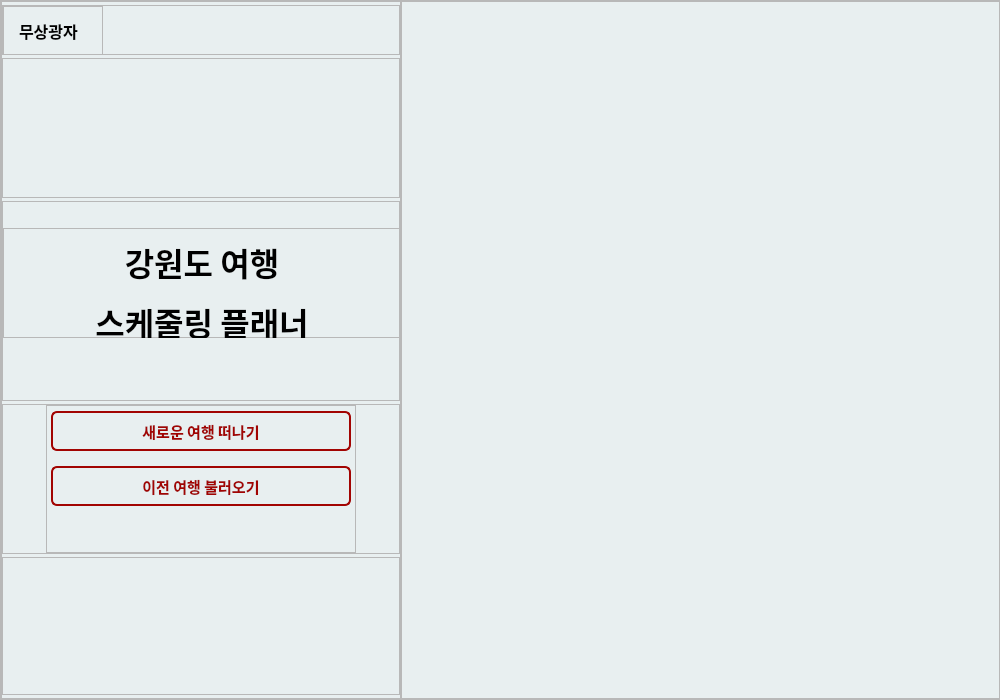
<?xml version="1.0" encoding="UTF-8"?>
<ui version="4.0">
 <class>start_page</class>
 <widget class="QWidget" name="start_page">
  <property name="geometry">
   <rect>
    <x>0</x>
    <y>0</y>
    <width>1000</width>
    <height>700</height>
   </rect>
  </property>
  <property name="minimumSize">
   <size>
    <width>1000</width>
    <height>700</height>
   </size>
  </property>
  <property name="maximumSize">
   <size>
    <width>1000</width>
    <height>700</height>
   </size>
  </property>
  <property name="windowTitle">
   <string>Form</string>
  </property>
  <property name="styleSheet">
   <string notr="true">#start_page {background-color: #e8eff0;}
#btn_new_trip{
border-radius: 6px;
border: 2px solid #a20402;
color: #a20402;
}
#btn_prev_trip{
border-radius: 6px;
border: 2px solid #a20402;
color: #a20402;
}
</string>
  </property>
  <layout class="QVBoxLayout" name="verticalLayout">
   <property name="spacing">
    <number>0</number>
   </property>
   <property name="leftMargin">
    <number>0</number>
   </property>
   <property name="topMargin">
    <number>0</number>
   </property>
   <property name="rightMargin">
    <number>0</number>
   </property>
   <property name="bottomMargin">
    <number>0</number>
   </property>
   <item>
    <widget class="QFrame" name="full_frame">
     <property name="frameShape">
      <enum>QFrame::StyledPanel</enum>
     </property>
     <property name="frameShadow">
      <enum>QFrame::Raised</enum>
     </property>
     <layout class="QHBoxLayout" name="horizontalLayout">
      <property name="spacing">
       <number>0</number>
      </property>
      <property name="leftMargin">
       <number>0</number>
      </property>
      <property name="topMargin">
       <number>0</number>
      </property>
      <property name="rightMargin">
       <number>0</number>
      </property>
      <property name="bottomMargin">
       <number>0</number>
      </property>
      <item>
       <widget class="QFrame" name="left_frame">
        <property name="minimumSize">
         <size>
          <width>400</width>
          <height>0</height>
         </size>
        </property>
        <property name="maximumSize">
         <size>
          <width>400</width>
          <height>16777215</height>
         </size>
        </property>
        <property name="frameShape">
         <enum>QFrame::StyledPanel</enum>
        </property>
        <property name="frameShadow">
         <enum>QFrame::Raised</enum>
        </property>
        <layout class="QVBoxLayout" name="verticalLayout_2">
         <property name="spacing">
          <number>0</number>
         </property>
         <property name="leftMargin">
          <number>0</number>
         </property>
         <property name="topMargin">
          <number>0</number>
         </property>
         <property name="rightMargin">
          <number>0</number>
         </property>
         <property name="bottomMargin">
          <number>0</number>
         </property>
         <item>
          <widget class="QFrame" name="logo_frame_1">
           <property name="minimumSize">
            <size>
             <width>0</width>
             <height>50</height>
            </size>
           </property>
           <property name="maximumSize">
            <size>
             <width>16777215</width>
             <height>50</height>
            </size>
           </property>
           <property name="frameShape">
            <enum>QFrame::StyledPanel</enum>
           </property>
           <property name="frameShadow">
            <enum>QFrame::Raised</enum>
           </property>
           <layout class="QHBoxLayout" name="horizontalLayout_3">
            <property name="spacing">
             <number>0</number>
            </property>
            <property name="leftMargin">
             <number>0</number>
            </property>
            <property name="topMargin">
             <number>0</number>
            </property>
            <property name="rightMargin">
             <number>0</number>
            </property>
            <property name="bottomMargin">
             <number>0</number>
            </property>
            <item>
             <widget class="QFrame" name="logo_frame_2">
              <property name="minimumSize">
               <size>
                <width>100</width>
                <height>50</height>
               </size>
              </property>
              <property name="maximumSize">
               <size>
                <width>100</width>
                <height>50</height>
               </size>
              </property>
              <property name="frameShape">
               <enum>QFrame::StyledPanel</enum>
              </property>
              <property name="frameShadow">
               <enum>QFrame::Raised</enum>
              </property>
              <layout class="QHBoxLayout" name="horizontalLayout_5">
               <property name="spacing">
                <number>0</number>
               </property>
               <property name="leftMargin">
                <number>15</number>
               </property>
               <property name="topMargin">
                <number>0</number>
               </property>
               <property name="rightMargin">
                <number>0</number>
               </property>
               <property name="bottomMargin">
                <number>0</number>
               </property>
               <item>
                <widget class="QLabel" name="logo">
                 <property name="minimumSize">
                  <size>
                   <width>80</width>
                   <height>0</height>
                  </size>
                 </property>
                 <property name="font">
                  <font>
                   <family>G마켓 산스 TTF Bold</family>
                   <pointsize>12</pointsize>
                   <weight>75</weight>
                   <bold>true</bold>
                  </font>
                 </property>
                 <property name="text">
                  <string>무상광자</string>
                 </property>
                </widget>
               </item>
              </layout>
             </widget>
            </item>
            <item>
             <spacer name="horizontalSpacer">
              <property name="orientation">
               <enum>Qt::Horizontal</enum>
              </property>
              <property name="sizeHint" stdset="0">
               <size>
                <width>293</width>
                <height>20</height>
               </size>
              </property>
             </spacer>
            </item>
           </layout>
          </widget>
         </item>
         <item>
          <widget class="QFrame" name="frame_1">
           <property name="minimumSize">
            <size>
             <width>0</width>
             <height>140</height>
            </size>
           </property>
           <property name="maximumSize">
            <size>
             <width>16777215</width>
             <height>140</height>
            </size>
           </property>
           <property name="frameShape">
            <enum>QFrame::StyledPanel</enum>
           </property>
           <property name="frameShadow">
            <enum>QFrame::Raised</enum>
           </property>
          </widget>
         </item>
         <item>
          <widget class="QFrame" name="name_frame_1">
           <property name="minimumSize">
            <size>
             <width>0</width>
             <height>200</height>
            </size>
           </property>
           <property name="maximumSize">
            <size>
             <width>16777215</width>
             <height>200</height>
            </size>
           </property>
           <property name="frameShape">
            <enum>QFrame::StyledPanel</enum>
           </property>
           <property name="frameShadow">
            <enum>QFrame::Raised</enum>
           </property>
           <layout class="QVBoxLayout" name="verticalLayout_4">
            <property name="spacing">
             <number>0</number>
            </property>
            <property name="leftMargin">
             <number>0</number>
            </property>
            <property name="topMargin">
             <number>20</number>
            </property>
            <property name="rightMargin">
             <number>0</number>
            </property>
            <property name="bottomMargin">
             <number>55</number>
            </property>
            <item>
             <widget class="QFrame" name="name_frame_2">
              <property name="minimumSize">
               <size>
                <width>398</width>
                <height>110</height>
               </size>
              </property>
              <property name="maximumSize">
               <size>
                <width>398</width>
                <height>110</height>
               </size>
              </property>
              <property name="frameShape">
               <enum>QFrame::StyledPanel</enum>
              </property>
              <property name="frameShadow">
               <enum>QFrame::Raised</enum>
              </property>
              <layout class="QHBoxLayout" name="horizontalLayout_6">
               <item>
                <widget class="QLabel" name="gwd_planner_name">
                 <property name="minimumSize">
                  <size>
                   <width>290</width>
                   <height>100</height>
                  </size>
                 </property>
                 <property name="maximumSize">
                  <size>
                   <width>290</width>
                   <height>100</height>
                  </size>
                 </property>
                 <property name="font">
                  <font>
                   <family>G마켓 산스 TTF Bold</family>
                   <pointsize>24</pointsize>
                   <weight>75</weight>
                   <bold>true</bold>
                  </font>
                 </property>
                 <property name="text">
                  <string>&lt;html&gt;&lt;head/&gt;&lt;body&gt;&lt;p align=&quot;center&quot;&gt;강원도 여행&lt;/p&gt;&lt;p align=&quot;center&quot;&gt;스케줄링 플래너&lt;/p&gt;&lt;/body&gt;&lt;/html&gt;</string>
                 </property>
                </widget>
               </item>
              </layout>
             </widget>
            </item>
           </layout>
          </widget>
         </item>
         <item>
          <widget class="QFrame" name="start_btn_frame_1">
           <property name="minimumSize">
            <size>
             <width>0</width>
             <height>150</height>
            </size>
           </property>
           <property name="maximumSize">
            <size>
             <width>16777215</width>
             <height>150</height>
            </size>
           </property>
           <property name="frameShape">
            <enum>QFrame::StyledPanel</enum>
           </property>
           <property name="frameShadow">
            <enum>QFrame::Raised</enum>
           </property>
           <layout class="QHBoxLayout" name="horizontalLayout_4">
            <property name="spacing">
             <number>0</number>
            </property>
            <property name="leftMargin">
             <number>0</number>
            </property>
            <property name="topMargin">
             <number>0</number>
            </property>
            <property name="rightMargin">
             <number>0</number>
            </property>
            <property name="bottomMargin">
             <number>0</number>
            </property>
            <item>
             <spacer name="horizontalSpacer_2">
              <property name="orientation">
               <enum>Qt::Horizontal</enum>
              </property>
              <property name="sizeHint" stdset="0">
               <size>
                <width>45</width>
                <height>20</height>
               </size>
              </property>
             </spacer>
            </item>
            <item>
             <widget class="QFrame" name="start_btn_frame_2">
              <property name="minimumSize">
               <size>
                <width>310</width>
                <height>148</height>
               </size>
              </property>
              <property name="maximumSize">
               <size>
                <width>310</width>
                <height>148</height>
               </size>
              </property>
              <property name="frameShape">
               <enum>QFrame::StyledPanel</enum>
              </property>
              <property name="frameShadow">
               <enum>QFrame::Raised</enum>
              </property>
              <layout class="QVBoxLayout" name="verticalLayout_3">
               <property name="spacing">
                <number>10</number>
               </property>
               <property name="leftMargin">
                <number>4</number>
               </property>
               <property name="topMargin">
                <number>0</number>
               </property>
               <property name="rightMargin">
                <number>0</number>
               </property>
               <property name="bottomMargin">
                <number>40</number>
               </property>
               <item>
                <widget class="QPushButton" name="btn_new_trip">
                 <property name="minimumSize">
                  <size>
                   <width>300</width>
                   <height>40</height>
                  </size>
                 </property>
                 <property name="maximumSize">
                  <size>
                   <width>300</width>
                   <height>40</height>
                  </size>
                 </property>
                 <property name="font">
                  <font>
                   <family>G마켓 산스 TTF Bold</family>
                   <pointsize>11</pointsize>
                   <weight>75</weight>
                   <bold>true</bold>
                  </font>
                 </property>
                 <property name="text">
                  <string>새로운 여행 떠나기</string>
                 </property>
                </widget>
               </item>
               <item>
                <widget class="QPushButton" name="btn_prev_trip">
                 <property name="minimumSize">
                  <size>
                   <width>300</width>
                   <height>40</height>
                  </size>
                 </property>
                 <property name="maximumSize">
                  <size>
                   <width>300</width>
                   <height>40</height>
                  </size>
                 </property>
                 <property name="font">
                  <font>
                   <family>G마켓 산스 TTF Bold</family>
                   <pointsize>11</pointsize>
                   <weight>75</weight>
                   <bold>true</bold>
                  </font>
                 </property>
                 <property name="text">
                  <string>이전 여행 불러오기</string>
                 </property>
                </widget>
               </item>
              </layout>
             </widget>
            </item>
            <item>
             <spacer name="horizontalSpacer_3">
              <property name="orientation">
               <enum>Qt::Horizontal</enum>
              </property>
              <property name="sizeHint" stdset="0">
               <size>
                <width>45</width>
                <height>20</height>
               </size>
              </property>
             </spacer>
            </item>
           </layout>
          </widget>
         </item>
         <item>
          <widget class="QFrame" name="frame_2">
           <property name="minimumSize">
            <size>
             <width>0</width>
             <height>138</height>
            </size>
           </property>
           <property name="maximumSize">
            <size>
             <width>16777215</width>
             <height>138</height>
            </size>
           </property>
           <property name="frameShape">
            <enum>QFrame::StyledPanel</enum>
           </property>
           <property name="frameShadow">
            <enum>QFrame::Raised</enum>
           </property>
          </widget>
         </item>
        </layout>
       </widget>
      </item>
      <item>
       <widget class="QFrame" name="right_frame">
        <property name="minimumSize">
         <size>
          <width>600</width>
          <height>0</height>
         </size>
        </property>
        <property name="maximumSize">
         <size>
          <width>600</width>
          <height>16777215</height>
         </size>
        </property>
        <property name="frameShape">
         <enum>QFrame::StyledPanel</enum>
        </property>
        <property name="frameShadow">
         <enum>QFrame::Raised</enum>
        </property>
        <layout class="QHBoxLayout" name="horizontalLayout_2">
         <property name="spacing">
          <number>0</number>
         </property>
         <property name="leftMargin">
          <number>0</number>
         </property>
         <property name="topMargin">
          <number>0</number>
         </property>
         <property name="rightMargin">
          <number>0</number>
         </property>
         <property name="bottomMargin">
          <number>0</number>
         </property>
         <item>
          <widget class="QLabel" name="label">
           <property name="sizePolicy">
            <sizepolicy hsizetype="Expanding" vsizetype="Expanding">
             <horstretch>0</horstretch>
             <verstretch>0</verstretch>
            </sizepolicy>
           </property>
           <property name="minimumSize">
            <size>
             <width>600</width>
             <height>0</height>
            </size>
           </property>
           <property name="maximumSize">
            <size>
             <width>600</width>
             <height>16777215</height>
            </size>
           </property>
           <property name="text">
            <string/>
           </property>
           <property name="pixmap">
            <pixmap>../../image/gwd_img.png</pixmap>
           </property>
           <property name="scaledContents">
            <bool>true</bool>
           </property>
          </widget>
         </item>
        </layout>
       </widget>
      </item>
     </layout>
    </widget>
   </item>
  </layout>
 </widget>
 <resources/>
 <connections/>
</ui>
